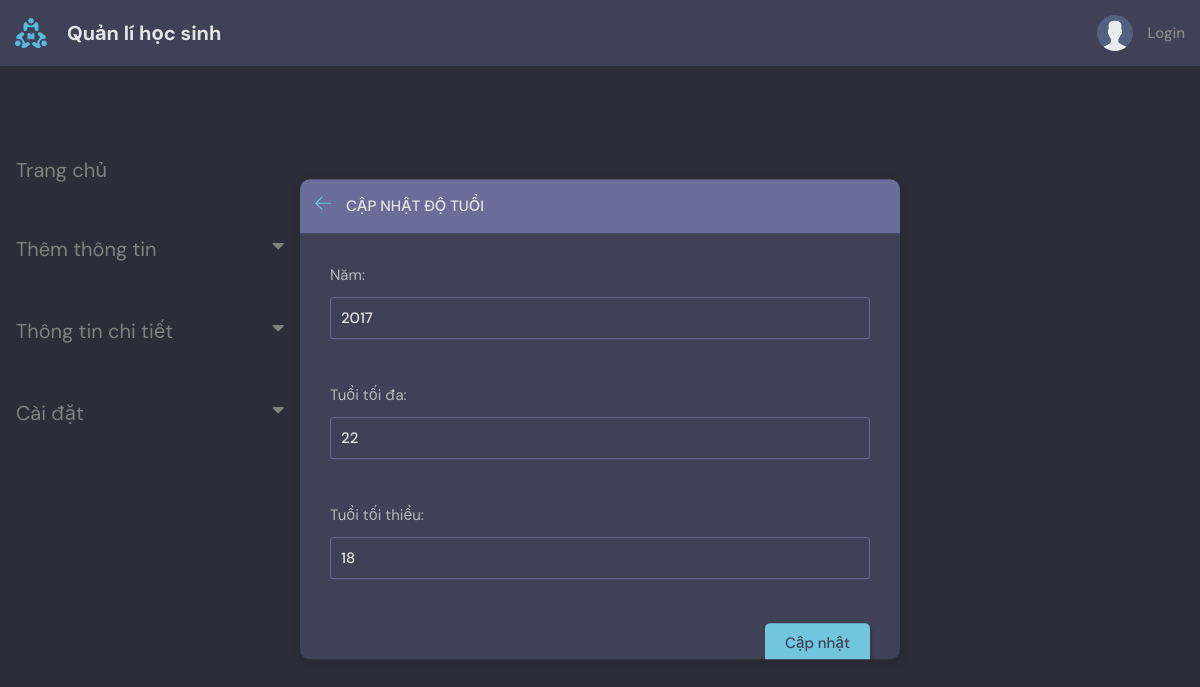
Page /quanlidotuoi/capnhat/1 on the committed database.
### base/models.py (models this page shows, shortened)
class Age(models.Model):
    year = models.CharField(max_length=200, unique=True)
    max_age = models.IntegerField(null=False)
    min_age = models.IntegerField(null=False)

### base/views.py (the view)
def capNhatTuoi(request, age_id):
    age = get_object_or_404(Age, id=age_id)
    form = ageForm(request.POST or None, instance=age)
    context = {
        'form': form,
        'subject_id': age_id,
        'page_title': 'capNhatTuoi'
    }
    if request.method == 'POST':
        if form.is_valid():
            year = form.cleaned_data.get('year')
            max_age = form.cleaned_data.get('max_age')
            min_age = form.cleaned_data.get('min_age')
            if max_age < min_age:
                messages.error(request, "Could Not Update")
                return render(request, "base/capNhatTuoi.html", context)
            else:
                try:
                    Year = Age.objects.get(id=age.id)
                    Year.year = year
                    Year.max_age = max_age
                    Year.min_age = min_age
                    Year.save()
                    messages.success(request, "Cập nhật thành công")
                    return redirect(reverse('quanlidotuoi'))
                except Exception as e:
                    messages.error(request, "Could Not Update " + str(e))
        else:
            messages.error(request, "Hãy điều đầy đủ vào ô thông tin !!!")
    else:
        return render(request, "base/capNhatTuoi.html", context)

### base/form.py
class ageForm(ModelForm):
    class Meta:
        model = Age
        fields = '__all__'
    def __init__(self, *args, **kwargs):
        super(ageForm, self).__init__(*args, **kwargs)
        self.fields['year'].widget.attrs.update({'class': 'form-control'})
        self.fields['max_age'].widget.attrs.update({'class': 'form-control'})
        self.fields['min_age'].widget.attrs.update({'class': 'form-control'})

### base/templates/base/capNhatTuoi.html (shortened to what this page needs)
{% extends 'main.html' %}
{% block content %}
<main class="create-room layout">
    <div class="container">
      {% include 'base/topics_component.html' %}
      <div class="layout__box">
        <div class="layout__boxHeader">
          <div class="layout__boxTitle">
                    <a href="{% url 'quanlidotuoi' %}">
                        <svg version="1.1" xmlns="http://www.w3.org/2000/svg" width="32" height="32"
                            viewBox="0 0 32 32">
                            <title>arrow-left</title>
                            <path
                                d="M13.723 2.286l-13.723 13.714 13.719 13.714 1.616-1.611-10.96-10.96h27.625v-2.286h-27.625l10.965-10.965-1.616-1.607z">
                            </path>
                        </svg>
                    </a>
                    <h3>Cập nhật độ tuổi</h3>
                </div>
            </div>
            <div class="layout__body">
                <form  method="POST" action="" class="form">
                        {% for field in form  %}
                            {% if field == form.year %}
                                <div class="form__group">
                                    <label>Năm:</label>
                                    {{form.year}}
                                </div>
                                <br>
                            {% elif field == form.min_age %}
                                <div class="form__group">
                                    <label>Tuổi tối thiểu:</label>
                                    {{form.min_age}}
                                </div>
                                <br>
                            {% elif field == form.max_age %}
                                <div class="form__group">
                                    <label>Tuổi tối đa:</label>
                                    {{form.max_age}}
                                </div>
                                <br>
                            {% else %}
                                <div class="disable">
                                    {{field}}
                                </div>
                            {% endif %}
                        {% endfor %}
                        <div class="form__action" style="text-align:center">
                                <button type="submit" onclick="return confirm('Xác nhận cập nhật tuổi ?')" class="btn btn--main" >
                                    <label>Cập nhật</label>
                        </div>
                </form>
            </div>
        </div>
    </div>
   </main>
{% endblock content %}

### static/styles/style.css (style rules this page uses)
:root { --color-main: #71c6dd; --color-main-light: #e1f6fb; --color-dark: #3f4156; --color-dark-medium: #51546e; --color-dark-light: #696d97; --color-light: #e5e5e5; --color-gray: #8b8b8b; --color-light-gray: #b2bdbd; --color-bg: #2d2d39; --color-success: #5dd693; --color-error: #fc4b0b; }
* { font-family: "DM Sans", -apple-system, BlinkMacSystemFont, "Segoe UI", Roboto, Oxygen, Ubuntu, Cantarell, "Open Sans", "Helvetica Neue", sans-serif; margin: 0; padding: 0; box-sizing: border-box; text-rendering: optimizeLegibility; font-size: inherit; }
html { font-size: 56.25%; }
@media only screen and (min-width: 1200px) { html { font-size: 62.5%; } }
body { line-height: 1.6; font-weight: 400; font-size: 1.5rem; color: var(--color-light-gray); background-color: var(--color-bg); min-height: 100vh; }
a { display: inline-block; color: var(--color-main); text-decoration: none; }
.container { max-width: 120rem; width: 100%; margin: auto; }
.btn { background-color: transparent; border: none; display: inline-flex; align-items: center; gap: 1rem; cursor: pointer; transition: all ease-in-out 0.3s; padding: 1rem 2rem; border-radius: 5px; box-shadow: 1px 1px 3px 1px rgba(0, 0, 0, 0.15); font-weight: 500; }
.btn--main { background-color: var(--color-main); color: var(--color-dark); }
.layout { margin-top: 2.4rem; }
.layout > .container { display: flex; justify-content: space-between; align-items: flex-start; }
.layout__box { width: 90%; width: 60rem; height: 48rem; position: absolute; top: 50%; left: 50%; transform: translate(-50%, -46%); background-color: var(--color-dark); border-radius: 1rem; box-shadow: 1px 1px 6px 3px rgba(0, 0, 0, 0.1); overflow: hidden; }
.layout__boxHeader { display: flex; padding: 1.5rem; background-color: var(--color-dark-light); }
.layout__boxTitle { display: flex; gap: 1.5rem; align-items: center; }
.layout__boxTitle h3 { text-transform: uppercase; font-weight: 500; color: var(--color-light); }
.layout__boxTitle svg { width: 1.6rem; height: 1.6rem; fill: var(--color-main); }
.layout__body { margin: 3rem; }
.form__group { margin-bottom: 2rem; width: 100%; }
.form__group label { display: block; font-size: 1.5rem; margin-bottom: 1rem; }
.form__group input, .form__group textarea, .form__group select { background: transparent; border: 1px solid var(--color-dark-light); padding: 1rem; border-radius: 3px; width: 100%; color: var(--color-light); font-weight: 500; outline: none; }
.form__action { display: flex; justify-content: flex-end; gap: 3rem; }
.create-room.layout .layout__box { max-width: 68rem; }

### rows in the picture
Age: year "2017", max_age "22", min_age "18"
